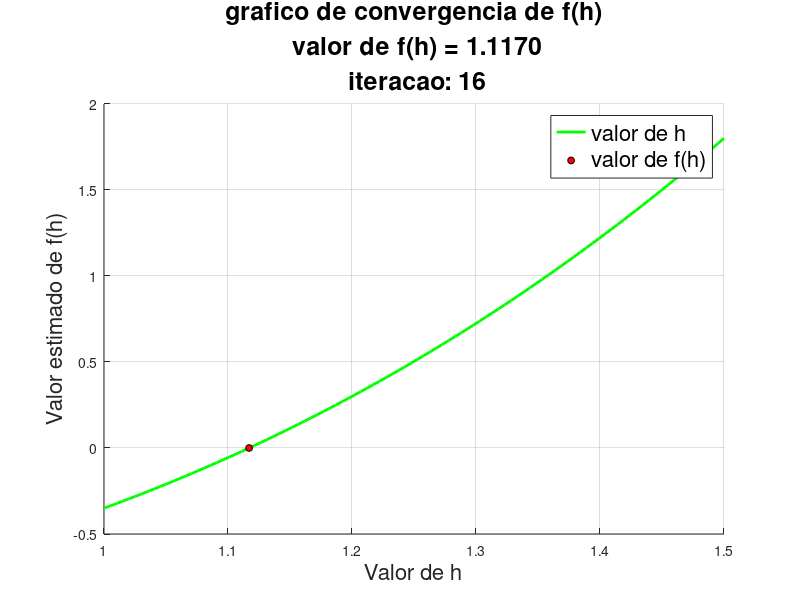

Write MATLAB code to recreate this figure.
function engenhariaNaval()

 #{
  Um engenheiro naval precisa determinar a profundidade de submersão 'h' (em metros) de uma boia esférica.
  O equilíbrio de forças resulta na equação não-linear f(h) = h^3 - 0.2h^2 + 0.05h - 1.2 = 0
  Utilize o Método da Bissecção para encontrar o valor de 'h' no intervalo de busca [1.0, 1.5],
  com uma tolerância de 10^-5 e um máximo de 1000 iterações. Qual é o valor da raiz encontrada?
 #}

  hInferior = 1.0;
  hSuperior = 1.5;

  maxIteracoes = 1000;

  tolerancia = 10.^-5;

  [raiz, iteracoesFeitas, todosH, todosfH] = bissecao (hInferior, hSuperior, maxIteracoes, tolerancia);

  for cont = 1 : iteracoesFeitas
    fprintf('h= %.4f | f(h) = %.4f\n' , todosH(cont), todosfH(cont));
  end

  fprintf('Raiz estimada: %.4f' , raiz);

  %graficoConvergenciaH(todosH, iteracoesFeitas);
  %graficoConvergenciafH(todosfH, iteracoesFeitas);
  graficoAnimado(todosH,iteracoesFeitas, hInferior, hSuperior);

endfunction

function f = funcao(h)
  f = h.^3 - 0.2*h.^2 + 0.05*h - 1.2;
endfunction

function [raiz, iteracoesFeitas, todosH, todosfH] = bissecao (hInferior, hSuperior, maxIteracoes, tolerancia)

  hr = inf;
  todosH = zeros(1, maxIteracoes);
  todosfH = zeros(1, maxIteracoes);

  for iteracoesFeitas = 1 : maxIteracoes
    hrAnterior = hr;

    hr = (hInferior + hSuperior) / 2;

    todosH(iteracoesFeitas) = hr;
    todosfH(iteracoesFeitas) = funcao(hr);

    if abs(hr- hrAnterior) < tolerancia
      break;
    end

    if funcao(hInferior) * funcao(hr) < 0
      hSuperior = hr;
    else
      hInferior = hr;
    end

  endfor

  todosH = todosH(1:iteracoesFeitas);
  todosfH = todosfH(1:iteracoesFeitas);
  raiz = hr;

endfunction

function graficoConvergenciaH(todosH, iteracoesFeitas)
  figure(1);

  plot(todosH, 'go-', 'LineWidth', 2.0, 'Markersize', 3, 'MarkerFaceColor', 'g');

  xlim([0 iteracoesFeitas]);
  grid on;

  titulo = sprintf('grafico de convergencia de h');
  title(titulo, 'Fontsize', 18);
  xlabel('Iteracoes', 'Fontsize', 16);
  ylabel('Valor estimado de h', 'Fontsize', 16);
  legend('valor de h', 'Fontsize', 16);

endfunction

function graficoConvergenciafH(todosfH, iteracoesFeitas)
  figure(2);

  plot(todosfH, 'go-', 'LineWidth', 2.0, 'Markersize', 3, 'MarkerFaceColor', 'g');

  xlim([0 iteracoesFeitas]);
  grid on;

  titulo = sprintf('grafico de convergencia de f(h)');
  title(titulo, 'Fontsize', 18);
  xlabel('Iteracoes', 'Fontsize', 16);
  ylabel('Valor estimado de f(h)', 'Fontsize', 16);
  legend('valor de f(h)', 'Fontsize', 16);

endfunction

function graficoAnimado(todosH, iteracoesFeitas, hInferior, hSuperior)
  figure(3);

  for i = 1 : iteracoesFeitas
    clf;
    hold on;

    curva = linspace(hInferior,hSuperior, 100);
    plot(curva, funcao(curva), 'g-', 'LineWidth', 2.0);

    plot(todosH(i), funcao(todosH(i)), 'ko','Markersize', 5.0, 'MarkerFaceColor', 'r');
    hold off;

    titulo = sprintf('grafico de convergencia de f(h)\n valor de f(h) = %.4f\n iteracao: %d', todosH(i), i);
    title(titulo, 'Fontsize', 18);
    xlabel('Valor de h', 'Fontsize', 16);
    ylabel('Valor estimado de f(h)', 'Fontsize', 16);
    legend('valor de h', 'valor de f(h)', 'Fontsize', 16);
    grid on;
    pause(0.2);
  end

  endfunction
